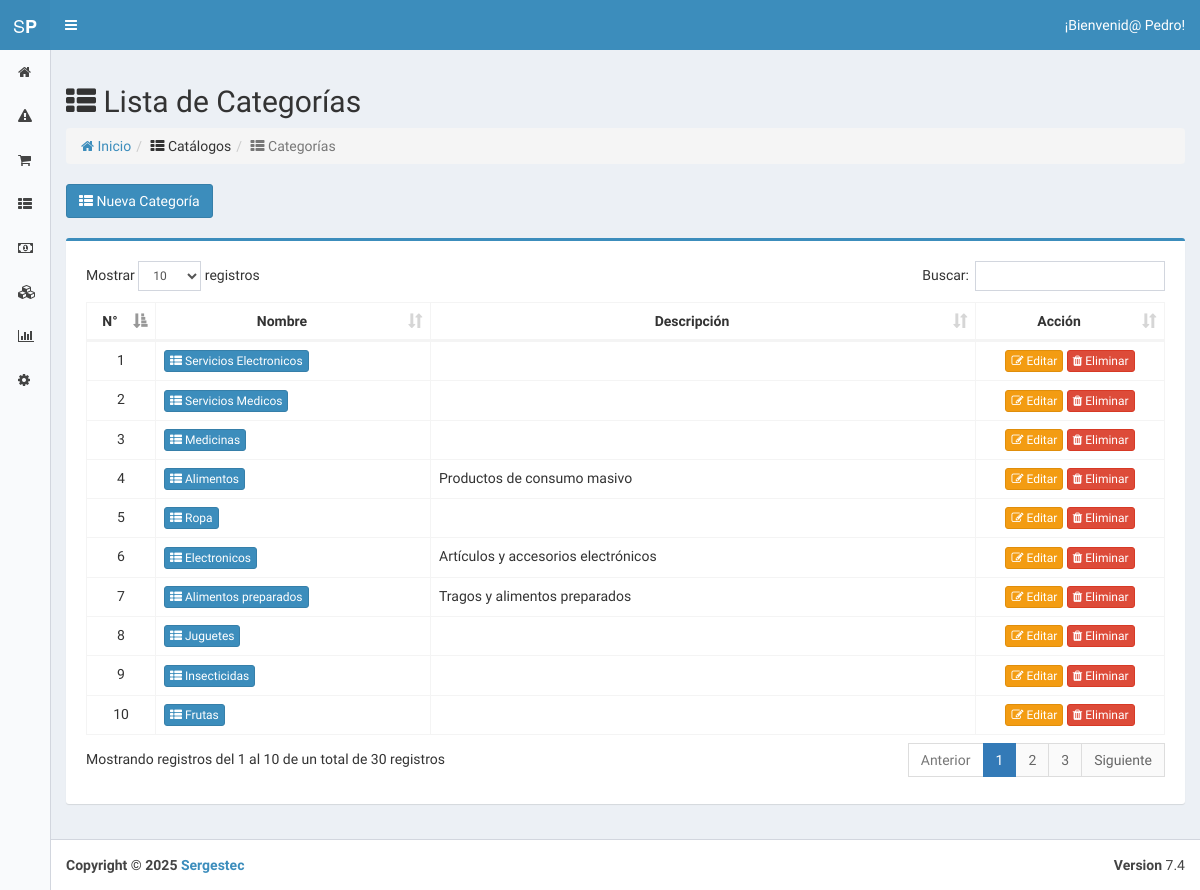
Screenshot of /index.php?view=categories (signed in) with the database file from the repository.
### tables this page shows
CREATE TABLE `category` (
  `id` int(11) NOT NULL,
  `name` varchar(50) DEFAULT NULL,
  `description` text
);

### core/controller/Lb.php (called while the page is built, shortened)
<?php
class Lb {
	public function start(){
		include "core/app/init.php";
	}
}
?>

### index.php (called while the page is built, shortened)
<?php
	$lb = new Lb();
	$lb->start();
?>

### core/controller/Model.php (called while the page is built, shortened)
<?php
class Model {
	public static function exists($modelname){
		$fullpath = self::getFullpath($modelname);
		$found=false;
		if(file_exists($fullpath)){
			$found = true;
		}
		return $found;
	}
	public static function getFullpath($modelname){
		return Core::$root."core/app/model/".$modelname.".php";
	}
}
?>

### core/controller/Executor.php (called while the page is built, shortened)
<?php
class Executor {
	public static function doit($sql){
		$con = Database::getCon();
		return array($con->query($sql),$con->insert_id);
	}
}
?>

### core/app/model/CategoryData.php (called while the page is built, shortened)
<?php
class CategoryData {
	public static $tablename = "category";
	public static function getAll(){
		$sql = "select * from ".self::$tablename;
		$query = Executor::doit($sql);
		$array = array();
		$cnt = 0;
		while($r = $query[0]->fetch_array()){
			$array[$cnt] = new CategoryData();
			$array[$cnt]->id = $r['id'];
			$array[$cnt]->name = $r['name'];
			$array[$cnt]->description = $r['description'];
			$cnt++;
		}
		return $array;
	}
}
?>

### core/app/view/categories-view.php (the view, shortened to what this page needs)
<section class="content">
	<div class="row">
		<div class="col-md-12">
			<h2><i class="fa fa-th-list"></i> Lista de Categorías</h2>
			<ol class="breadcrumb">
			   <li><a href="index.php?view=home"><i class="fa fa-home"></i> Inicio</a></li><li><i class="fa fa-th-list"></i> Catálogos</li><li class="active"><i class="fa fa-th-list"></i> Categorías</li>
			</ol>
			<a href='#category_new' data-toggle='modal' class='btn btn-primary'><i class='fa fa-th-list'></i> Nueva Categoría</a>
			<br>
			<?php $users = CategoryData::getAll();
			if(count($users)>0){  ?>
			<div class="box box-primary">
				<div class="box-body no-padding">
			  		<div class="box-body">
			  			<div class="box-body table-responsive">
							<table class="table table-bordered datatable table-hover">
								<thead>
									<th style="text-align: center; width: 30px;">N°</th>
									<th style="text-align: center;">Nombre</th>
									<th style="text-align: center;">Descripción</th>
									<th style="text-align: center; width:150px;">Acción</th>
								</thead>
								<?php for ($number=0; $number<1; $number++);
								foreach($users as $user){ ?>
								<tr>
									<td style="text-align: center;"><?php echo $number; ?></td><?php $number++;?>
									<td><a href="index.php?view=category_products&id=<?php echo $user->id;?>" class="btn btn-primary btn-xs"><i class="fa fa-th-list"></i> <?php echo $user->name; ?></a></td>
									<td><?php echo $user->description; ?></td>
									<td style="text-align: center;">
										<a href="index.php?view=category_edit&id=<?php echo $user->id;?>" class="btn btn-warning btn-xs"><i class="fa fa-edit"></i> Editar</a>
										<a href="index.php?action=category_del&id=<?php echo $user->id;?>" onclick="return confirm('¿Está seguro de eliminar?')" class="btn btn-danger btn-xs"><i class="fa fa-trash"></i> Eliminar</a></td>
								</tr>
								<?php } ?>
							</table>
						</div>
					</div>
				</div>
		  	</div>
		</div>
		<?php }else{
		echo "<p class='alert alert-danger'>No hay Categorias</p>";
		} ?>
	</div>
</section>

### rows the page displays
category: name "Servicios Electronicos"
category: name "Servicios Medicos"
category: name "Medicinas"
category: name "Alimentos", description "Productos de consumo masivo"
category: name "Ropa"
category: name "Electronicos", description "Artículos y accesorios electrónicos"
category: name "Alimentos preparados", description "Tragos y alimentos preparados"
category: name "Juguetes"
category: name "Insecticidas"
category: name "Frutas"

### other values shown
UserData::getById($_SESSION["user_id"])->name "Pedro"
Date("Y") "2025"
